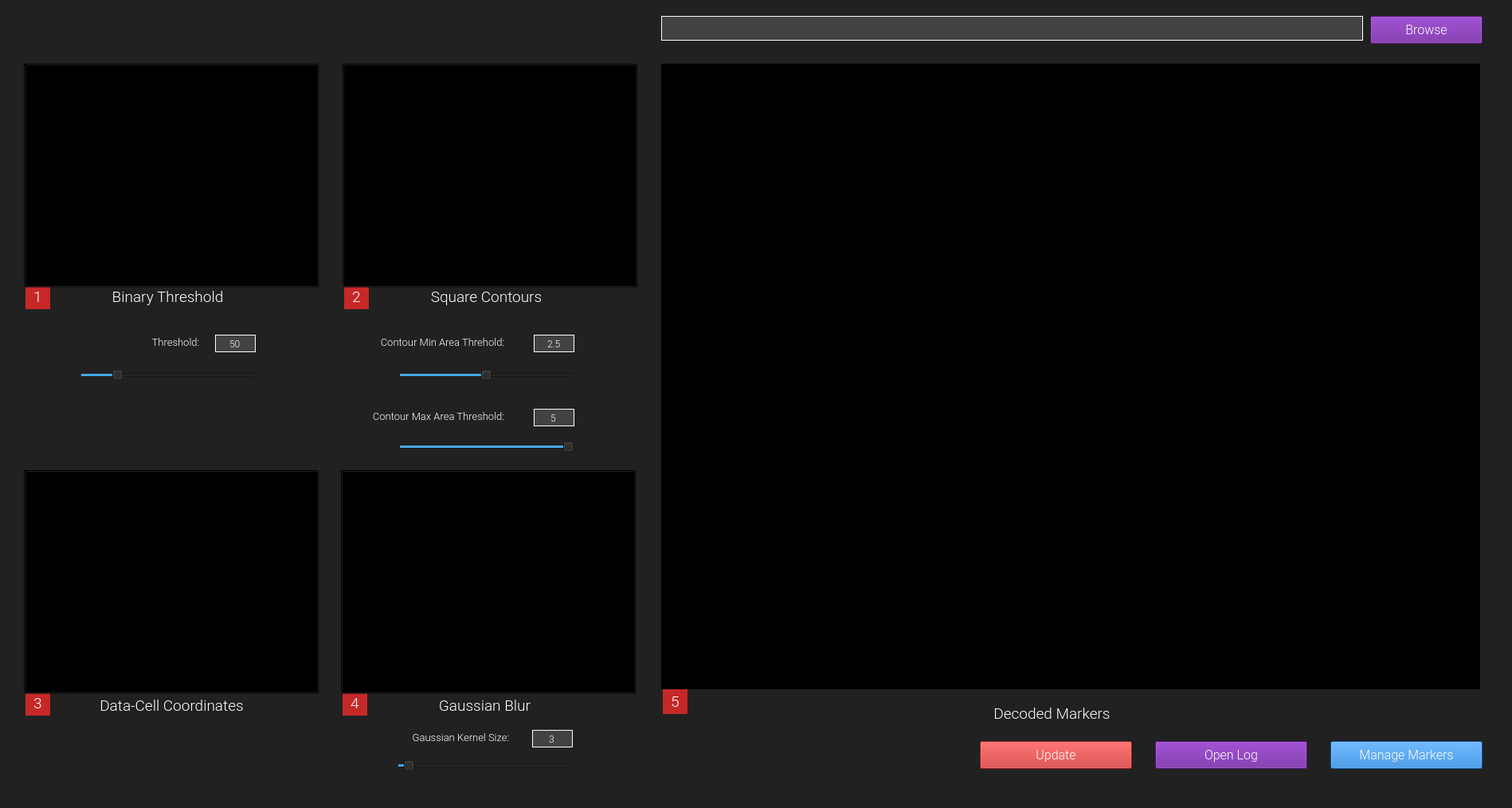
<?xml version="1.0" encoding="UTF-8"?>
<ui version="4.0">
 <class>huetagreaderwindowClass</class>
 <widget class="QMainWindow" name="huetagreaderwindowClass">
  <property name="geometry">
   <rect>
    <x>0</x>
    <y>0</y>
    <width>1898</width>
    <height>1014</height>
   </rect>
  </property>
  <property name="windowTitle">
   <string>huetagreaderwindow</string>
  </property>
  <property name="styleSheet">
   <string notr="true">background-color: rgb(33, 33, 33);</string>
  </property>
  <widget class="QWidget" name="centralWidget">
   <widget class="QPushButton" name="BrowseButton">
    <property name="geometry">
     <rect>
      <x>1720</x>
      <y>20</y>
      <width>141</width>
      <height>35</height>
     </rect>
    </property>
    <property name="font">
     <font>
      <family>Roboto Light</family>
      <pointsize>12</pointsize>
     </font>
    </property>
    <property name="styleSheet">
     <string notr="true">background-color : rgb(106, 27, 154); color : white;
qproperty-frame : false;</string>
    </property>
    <property name="text">
     <string>Browse</string>
    </property>
   </widget>
   <widget class="QLabel" name="MainImageView">
    <property name="geometry">
     <rect>
      <x>830</x>
      <y>80</y>
      <width>1028</width>
      <height>785</height>
     </rect>
    </property>
    <property name="autoFillBackground">
     <bool>false</bool>
    </property>
    <property name="styleSheet">
     <string notr="true">background-color: rgb(0,0,0);</string>
    </property>
    <property name="text">
     <string>TextLabel</string>
    </property>
    <property name="scaledContents">
     <bool>true</bool>
    </property>
   </widget>
   <widget class="QLabel" name="BinaryThreshImageView">
    <property name="geometry">
     <rect>
      <x>30</x>
      <y>80</y>
      <width>368</width>
      <height>276</height>
     </rect>
    </property>
    <property name="autoFillBackground">
     <bool>false</bool>
    </property>
    <property name="styleSheet">
     <string notr="true">background-color: rgb(0,0,0);</string>
    </property>
    <property name="text">
     <string>TextLabel</string>
    </property>
    <property name="scaledContents">
     <bool>true</bool>
    </property>
   </widget>
   <widget class="QLabel" name="ContoursImageView">
    <property name="geometry">
     <rect>
      <x>430</x>
      <y>80</y>
      <width>368</width>
      <height>276</height>
     </rect>
    </property>
    <property name="autoFillBackground">
     <bool>false</bool>
    </property>
    <property name="styleSheet">
     <string notr="true">background-color: rgb(0,0,0);</string>
    </property>
    <property name="text">
     <string>TextLabel</string>
    </property>
    <property name="scaledContents">
     <bool>true</bool>
    </property>
   </widget>
   <widget class="QLineEdit" name="ImagePathText">
    <property name="geometry">
     <rect>
      <x>830</x>
      <y>20</y>
      <width>881</width>
      <height>31</height>
     </rect>
    </property>
    <property name="font">
     <font>
      <pointsize>10</pointsize>
     </font>
    </property>
    <property name="styleSheet">
     <string notr="true">border: 1px solid white;
background-color: rgb(66, 66, 66); color : white;</string>
    </property>
    <property name="text">
     <string/>
    </property>
    <property name="readOnly">
     <bool>true</bool>
    </property>
   </widget>
   <widget class="QSlider" name="BinaryThreshSlider">
    <property name="geometry">
     <rect>
      <x>100</x>
      <y>460</y>
      <width>221</width>
      <height>22</height>
     </rect>
    </property>
    <property name="maximum">
     <number>255</number>
    </property>
    <property name="value">
     <number>50</number>
    </property>
    <property name="orientation">
     <enum>Qt::Horizontal</enum>
    </property>
   </widget>
   <widget class="QLineEdit" name="BinaryThreshText">
    <property name="geometry">
     <rect>
      <x>270</x>
      <y>420</y>
      <width>51</width>
      <height>22</height>
     </rect>
    </property>
    <property name="font">
     <font>
      <family>Roboto Light</family>
      <pointsize>9</pointsize>
     </font>
    </property>
    <property name="styleSheet">
     <string notr="true">border: 1px solid white;
background-color: rgb(66, 66, 66) ; 
color : white;</string>
    </property>
    <property name="text">
     <string>50</string>
    </property>
    <property name="alignment">
     <set>Qt::AlignCenter</set>
    </property>
    <property name="readOnly">
     <bool>true</bool>
    </property>
   </widget>
   <widget class="QLabel" name="ContourEpsilonLabel_8">
    <property name="geometry">
     <rect>
      <x>180</x>
      <y>414</y>
      <width>81</width>
      <height>31</height>
     </rect>
    </property>
    <property name="font">
     <font>
      <family>Roboto Light</family>
      <pointsize>10</pointsize>
     </font>
    </property>
    <property name="styleSheet">
     <string notr="true">background-color : rgb(33, 33, 33); color : white;</string>
    </property>
    <property name="text">
     <string>Threshold:</string>
    </property>
    <property name="alignment">
     <set>Qt::AlignCenter</set>
    </property>
   </widget>
   <widget class="QLabel" name="ContourEpsilonLabel_9">
    <property name="geometry">
     <rect>
      <x>120</x>
      <y>357</y>
      <width>181</width>
      <height>31</height>
     </rect>
    </property>
    <property name="font">
     <font>
      <family>Roboto Light</family>
      <pointsize>14</pointsize>
     </font>
    </property>
    <property name="styleSheet">
     <string notr="true">background-color : rgb(33, 33, 33); color : white;</string>
    </property>
    <property name="text">
     <string>Binary Threshold</string>
    </property>
    <property name="alignment">
     <set>Qt::AlignCenter</set>
    </property>
   </widget>
   <widget class="QLabel" name="ContourEpsilonLabel_10">
    <property name="geometry">
     <rect>
      <x>32</x>
      <y>357</y>
      <width>31</width>
      <height>31</height>
     </rect>
    </property>
    <property name="font">
     <font>
      <family>Roboto Light</family>
      <pointsize>14</pointsize>
     </font>
    </property>
    <property name="styleSheet">
     <string notr="true">background-color : rgb(198, 40, 40); color : white;</string>
    </property>
    <property name="text">
     <string>1</string>
    </property>
    <property name="alignment">
     <set>Qt::AlignCenter</set>
    </property>
   </widget>
   <widget class="QLineEdit" name="ContourAreaThresholdText">
    <property name="geometry">
     <rect>
      <x>670</x>
      <y>420</y>
      <width>51</width>
      <height>22</height>
     </rect>
    </property>
    <property name="font">
     <font>
      <family>Roboto Light</family>
      <pointsize>9</pointsize>
     </font>
    </property>
    <property name="styleSheet">
     <string notr="true">border: 1px solid white;
background-color: rgb(66, 66, 66) ; 
color : white;</string>
    </property>
    <property name="text">
     <string>2.5</string>
    </property>
    <property name="alignment">
     <set>Qt::AlignCenter</set>
    </property>
    <property name="readOnly">
     <bool>true</bool>
    </property>
   </widget>
   <widget class="QLabel" name="ContourEpsilonLabel_15">
    <property name="geometry">
     <rect>
      <x>450</x>
      <y>414</y>
      <width>211</width>
      <height>31</height>
     </rect>
    </property>
    <property name="font">
     <font>
      <family>Roboto Light</family>
      <pointsize>10</pointsize>
     </font>
    </property>
    <property name="styleSheet">
     <string notr="true">background-color : rgb(33, 33, 33); color : white;</string>
    </property>
    <property name="text">
     <string>Contour Min Area Threhold:</string>
    </property>
    <property name="alignment">
     <set>Qt::AlignCenter</set>
    </property>
   </widget>
   <widget class="QSlider" name="ContourAreaThresholdSlider">
    <property name="geometry">
     <rect>
      <x>500</x>
      <y>460</y>
      <width>221</width>
      <height>22</height>
     </rect>
    </property>
    <property name="maximum">
     <number>100</number>
    </property>
    <property name="value">
     <number>50</number>
    </property>
    <property name="orientation">
     <enum>Qt::Horizontal</enum>
    </property>
   </widget>
   <widget class="QLabel" name="ContourEpsilonLabel_16">
    <property name="geometry">
     <rect>
      <x>520</x>
      <y>357</y>
      <width>181</width>
      <height>31</height>
     </rect>
    </property>
    <property name="font">
     <font>
      <family>Roboto Light</family>
      <pointsize>14</pointsize>
     </font>
    </property>
    <property name="styleSheet">
     <string notr="true">background-color : rgb(33, 33, 33); color : white;</string>
    </property>
    <property name="text">
     <string>Square Contours</string>
    </property>
    <property name="alignment">
     <set>Qt::AlignCenter</set>
    </property>
   </widget>
   <widget class="QLabel" name="ContourEpsilonLabel_17">
    <property name="geometry">
     <rect>
      <x>432</x>
      <y>357</y>
      <width>31</width>
      <height>31</height>
     </rect>
    </property>
    <property name="font">
     <font>
      <family>Roboto Light</family>
      <pointsize>14</pointsize>
     </font>
    </property>
    <property name="styleSheet">
     <string notr="true">background-color : rgb(198, 40, 40); color : white;</string>
    </property>
    <property name="text">
     <string>2</string>
    </property>
    <property name="alignment">
     <set>Qt::AlignCenter</set>
    </property>
   </widget>
   <widget class="QLineEdit" name="ContourAreaMaxThreshText">
    <property name="geometry">
     <rect>
      <x>670</x>
      <y>513</y>
      <width>51</width>
      <height>22</height>
     </rect>
    </property>
    <property name="font">
     <font>
      <family>Roboto Light</family>
      <pointsize>9</pointsize>
     </font>
    </property>
    <property name="styleSheet">
     <string notr="true">border: 1px solid white;
background-color: rgb(66, 66, 66) ; 
color : white;</string>
    </property>
    <property name="text">
     <string>5</string>
    </property>
    <property name="alignment">
     <set>Qt::AlignCenter</set>
    </property>
    <property name="readOnly">
     <bool>true</bool>
    </property>
   </widget>
   <widget class="QLabel" name="ContourEpsilonLabel_18">
    <property name="geometry">
     <rect>
      <x>440</x>
      <y>507</y>
      <width>221</width>
      <height>31</height>
     </rect>
    </property>
    <property name="font">
     <font>
      <family>Roboto Light</family>
      <pointsize>10</pointsize>
     </font>
    </property>
    <property name="styleSheet">
     <string notr="true">background-color : rgb(33, 33, 33); color : white;</string>
    </property>
    <property name="text">
     <string>Contour Max Area Threshold:</string>
    </property>
    <property name="alignment">
     <set>Qt::AlignCenter</set>
    </property>
   </widget>
   <widget class="QSlider" name="ContourAreaMaxThreshSlider">
    <property name="geometry">
     <rect>
      <x>500</x>
      <y>550</y>
      <width>221</width>
      <height>22</height>
     </rect>
    </property>
    <property name="maximum">
     <number>100</number>
    </property>
    <property name="value">
     <number>100</number>
    </property>
    <property name="orientation">
     <enum>Qt::Horizontal</enum>
    </property>
   </widget>
   <widget class="QLabel" name="ContourEpsilonLabel_19">
    <property name="geometry">
     <rect>
      <x>1230</x>
      <y>880</y>
      <width>181</width>
      <height>31</height>
     </rect>
    </property>
    <property name="font">
     <font>
      <family>Roboto Light</family>
      <pointsize>14</pointsize>
     </font>
    </property>
    <property name="styleSheet">
     <string notr="true">background-color : rgb(33, 33, 33); color : white;</string>
    </property>
    <property name="text">
     <string>Decoded Markers</string>
    </property>
    <property name="alignment">
     <set>Qt::AlignCenter</set>
    </property>
   </widget>
   <widget class="QLabel" name="ContourEpsilonLabel_20">
    <property name="geometry">
     <rect>
      <x>832</x>
      <y>865</y>
      <width>31</width>
      <height>31</height>
     </rect>
    </property>
    <property name="font">
     <font>
      <family>Roboto Light</family>
      <pointsize>14</pointsize>
     </font>
    </property>
    <property name="styleSheet">
     <string notr="true">background-color : rgb(198, 40, 40); color : white;</string>
    </property>
    <property name="text">
     <string>5</string>
    </property>
    <property name="alignment">
     <set>Qt::AlignCenter</set>
    </property>
   </widget>
   <widget class="QPushButton" name="BinaryThreshImagePreview">
    <property name="geometry">
     <rect>
      <x>30</x>
      <y>80</y>
      <width>371</width>
      <height>281</height>
     </rect>
    </property>
    <property name="styleSheet">
     <string notr="true">background-color: rgba(0,0,0,0);</string>
    </property>
    <property name="text">
     <string/>
    </property>
   </widget>
   <widget class="QPushButton" name="ContoursImagePreview">
    <property name="geometry">
     <rect>
      <x>430</x>
      <y>80</y>
      <width>371</width>
      <height>281</height>
     </rect>
    </property>
    <property name="styleSheet">
     <string notr="true">background-color: rgba(0,0,0,0);</string>
    </property>
    <property name="text">
     <string/>
    </property>
   </widget>
   <widget class="QPushButton" name="ManageMarkerButton">
    <property name="geometry">
     <rect>
      <x>1670</x>
      <y>930</y>
      <width>191</width>
      <height>35</height>
     </rect>
    </property>
    <property name="font">
     <font>
      <family>Roboto Light</family>
      <pointsize>12</pointsize>
     </font>
    </property>
    <property name="styleSheet">
     <string notr="true">background-color : rgb(25, 118, 210); color : white;
qproperty-frame : false;</string>
    </property>
    <property name="text">
     <string>Manage Markers</string>
    </property>
   </widget>
   <widget class="QPushButton" name="UpdateButton">
    <property name="geometry">
     <rect>
      <x>1230</x>
      <y>930</y>
      <width>191</width>
      <height>35</height>
     </rect>
    </property>
    <property name="font">
     <font>
      <family>Roboto Light</family>
      <pointsize>12</pointsize>
     </font>
    </property>
    <property name="styleSheet">
     <string notr="true">background-color : rgb(198, 40, 40); color : white;</string>
    </property>
    <property name="text">
     <string>Update</string>
    </property>
   </widget>
   <widget class="QPushButton" name="LogButton">
    <property name="geometry">
     <rect>
      <x>1450</x>
      <y>930</y>
      <width>191</width>
      <height>35</height>
     </rect>
    </property>
    <property name="font">
     <font>
      <family>Roboto Light</family>
      <pointsize>12</pointsize>
     </font>
    </property>
    <property name="styleSheet">
     <string notr="true">background-color : rgb(106, 27, 154); color : white;
qproperty-frame : false;</string>
    </property>
    <property name="text">
     <string>Open Log</string>
    </property>
   </widget>
   <widget class="QLabel" name="ImagePreview">
    <property name="geometry">
     <rect>
      <x>690</x>
      <y>193</y>
      <width>1136</width>
      <height>852</height>
     </rect>
    </property>
    <property name="styleSheet">
     <string notr="true">background-color : rgba(0, 0, 0, 0);</string>
    </property>
    <property name="text">
     <string/>
    </property>
    <property name="scaledContents">
     <bool>true</bool>
    </property>
   </widget>
   <widget class="QLabel" name="DataCellCoordImageView">
    <property name="geometry">
     <rect>
      <x>30</x>
      <y>590</y>
      <width>368</width>
      <height>276</height>
     </rect>
    </property>
    <property name="maximumSize">
     <size>
      <width>368</width>
      <height>276</height>
     </size>
    </property>
    <property name="autoFillBackground">
     <bool>false</bool>
    </property>
    <property name="styleSheet">
     <string notr="true">background-color: rgb(0,0,0);</string>
    </property>
    <property name="text">
     <string>TextLabel</string>
    </property>
    <property name="scaledContents">
     <bool>true</bool>
    </property>
   </widget>
   <widget class="QLabel" name="ContourEpsilonLabel_13">
    <property name="geometry">
     <rect>
      <x>32</x>
      <y>867</y>
      <width>31</width>
      <height>31</height>
     </rect>
    </property>
    <property name="font">
     <font>
      <family>Roboto Light</family>
      <pointsize>14</pointsize>
     </font>
    </property>
    <property name="styleSheet">
     <string notr="true">background-color : rgb(198, 40, 40); color : white;</string>
    </property>
    <property name="text">
     <string>3</string>
    </property>
    <property name="alignment">
     <set>Qt::AlignCenter</set>
    </property>
   </widget>
   <widget class="QPushButton" name="DataCellCoordImagePreview">
    <property name="geometry">
     <rect>
      <x>30</x>
      <y>590</y>
      <width>371</width>
      <height>281</height>
     </rect>
    </property>
    <property name="styleSheet">
     <string notr="true">background-color: rgba(0,0,0,0);</string>
    </property>
    <property name="text">
     <string/>
    </property>
   </widget>
   <widget class="QLabel" name="ContourEpsilonLabel_3">
    <property name="geometry">
     <rect>
      <x>100</x>
      <y>870</y>
      <width>231</width>
      <height>31</height>
     </rect>
    </property>
    <property name="font">
     <font>
      <family>Roboto Light</family>
      <pointsize>14</pointsize>
     </font>
    </property>
    <property name="styleSheet">
     <string notr="true">background-color : rgb(33, 33, 33); color : white;</string>
    </property>
    <property name="text">
     <string>Data-Cell Coordinates</string>
    </property>
    <property name="alignment">
     <set>Qt::AlignCenter</set>
    </property>
   </widget>
   <widget class="QLabel" name="ContourEpsilonLabel_5">
    <property name="geometry">
     <rect>
      <x>430</x>
      <y>867</y>
      <width>31</width>
      <height>31</height>
     </rect>
    </property>
    <property name="font">
     <font>
      <family>Roboto Light</family>
      <pointsize>14</pointsize>
     </font>
    </property>
    <property name="styleSheet">
     <string notr="true">background-color : rgb(198, 40, 40); color : white;</string>
    </property>
    <property name="text">
     <string>4</string>
    </property>
    <property name="alignment">
     <set>Qt::AlignCenter</set>
    </property>
   </widget>
   <widget class="QSlider" name="GaussianKernelSlider">
    <property name="geometry">
     <rect>
      <x>498</x>
      <y>950</y>
      <width>221</width>
      <height>22</height>
     </rect>
    </property>
    <property name="minimum">
     <number>1</number>
    </property>
    <property name="maximum">
     <number>50</number>
    </property>
    <property name="singleStep">
     <number>1</number>
    </property>
    <property name="pageStep">
     <number>5</number>
    </property>
    <property name="value">
     <number>3</number>
    </property>
    <property name="orientation">
     <enum>Qt::Horizontal</enum>
    </property>
   </widget>
   <widget class="QPushButton" name="BlurImagePreview">
    <property name="geometry">
     <rect>
      <x>428</x>
      <y>590</y>
      <width>371</width>
      <height>281</height>
     </rect>
    </property>
    <property name="styleSheet">
     <string notr="true">background-color: rgba(0,0,0,0);</string>
    </property>
    <property name="text">
     <string/>
    </property>
   </widget>
   <widget class="QLabel" name="ContourEpsilonLabel_2">
    <property name="geometry">
     <rect>
      <x>518</x>
      <y>870</y>
      <width>181</width>
      <height>31</height>
     </rect>
    </property>
    <property name="font">
     <font>
      <family>Roboto Light</family>
      <pointsize>14</pointsize>
     </font>
    </property>
    <property name="styleSheet">
     <string notr="true">background-color : rgb(33, 33, 33); color : white;</string>
    </property>
    <property name="text">
     <string>Gaussian Blur</string>
    </property>
    <property name="alignment">
     <set>Qt::AlignCenter</set>
    </property>
   </widget>
   <widget class="QLineEdit" name="GaussianKernelText">
    <property name="geometry">
     <rect>
      <x>668</x>
      <y>916</y>
      <width>51</width>
      <height>22</height>
     </rect>
    </property>
    <property name="font">
     <font>
      <family>Roboto Light</family>
      <pointsize>9</pointsize>
     </font>
    </property>
    <property name="styleSheet">
     <string notr="true">border: 1px solid white;
background-color: rgb(66, 66, 66) ; 
color : white;</string>
    </property>
    <property name="text">
     <string>3</string>
    </property>
    <property name="alignment">
     <set>Qt::AlignCenter</set>
    </property>
    <property name="readOnly">
     <bool>true</bool>
    </property>
   </widget>
   <widget class="QLabel" name="BlurImageView">
    <property name="geometry">
     <rect>
      <x>428</x>
      <y>590</y>
      <width>368</width>
      <height>276</height>
     </rect>
    </property>
    <property name="maximumSize">
     <size>
      <width>368</width>
      <height>276</height>
     </size>
    </property>
    <property name="autoFillBackground">
     <bool>false</bool>
    </property>
    <property name="styleSheet">
     <string notr="true">background-color: rgb(0,0,0);</string>
    </property>
    <property name="text">
     <string>TextLabel</string>
    </property>
    <property name="scaledContents">
     <bool>true</bool>
    </property>
   </widget>
   <widget class="QLabel" name="ContourEpsilonLabel_21">
    <property name="geometry">
     <rect>
      <x>498</x>
      <y>910</y>
      <width>161</width>
      <height>31</height>
     </rect>
    </property>
    <property name="font">
     <font>
      <family>Roboto Light</family>
      <pointsize>10</pointsize>
     </font>
    </property>
    <property name="styleSheet">
     <string notr="true">background-color : rgb(33, 33, 33); color : white;</string>
    </property>
    <property name="text">
     <string>Gaussian Kernel Size:</string>
    </property>
    <property name="alignment">
     <set>Qt::AlignCenter</set>
    </property>
   </widget>
   <zorder>UpdateButton</zorder>
   <zorder>LogButton</zorder>
   <zorder>ManageMarkerButton</zorder>
   <zorder>BrowseButton</zorder>
   <zorder>MainImageView</zorder>
   <zorder>BinaryThreshImageView</zorder>
   <zorder>ContoursImageView</zorder>
   <zorder>ImagePathText</zorder>
   <zorder>BinaryThreshSlider</zorder>
   <zorder>BinaryThreshText</zorder>
   <zorder>ContourEpsilonLabel_8</zorder>
   <zorder>ContourEpsilonLabel_9</zorder>
   <zorder>ContourEpsilonLabel_10</zorder>
   <zorder>ContourAreaThresholdText</zorder>
   <zorder>ContourEpsilonLabel_15</zorder>
   <zorder>ContourAreaThresholdSlider</zorder>
   <zorder>ContourEpsilonLabel_16</zorder>
   <zorder>ContourEpsilonLabel_17</zorder>
   <zorder>ContourAreaMaxThreshText</zorder>
   <zorder>ContourEpsilonLabel_18</zorder>
   <zorder>ContourAreaMaxThreshSlider</zorder>
   <zorder>ContourEpsilonLabel_19</zorder>
   <zorder>ContourEpsilonLabel_20</zorder>
   <zorder>DataCellCoordImageView</zorder>
   <zorder>ContourEpsilonLabel_13</zorder>
   <zorder>ContourEpsilonLabel_3</zorder>
   <zorder>ContourEpsilonLabel_5</zorder>
   <zorder>GaussianKernelSlider</zorder>
   <zorder>ContourEpsilonLabel_2</zorder>
   <zorder>GaussianKernelText</zorder>
   <zorder>BlurImageView</zorder>
   <zorder>ContourEpsilonLabel_21</zorder>
   <zorder>DataCellCoordImagePreview</zorder>
   <zorder>BlurImagePreview</zorder>
   <zorder>ContoursImagePreview</zorder>
   <zorder>BinaryThreshImagePreview</zorder>
   <zorder>ImagePreview</zorder>
  </widget>
 </widget>
 <layoutdefault spacing="6" margin="11"/>
 <resources>
  <include location="huetagreaderwindow.qrc"/>
 </resources>
 <connections/>
</ui>
